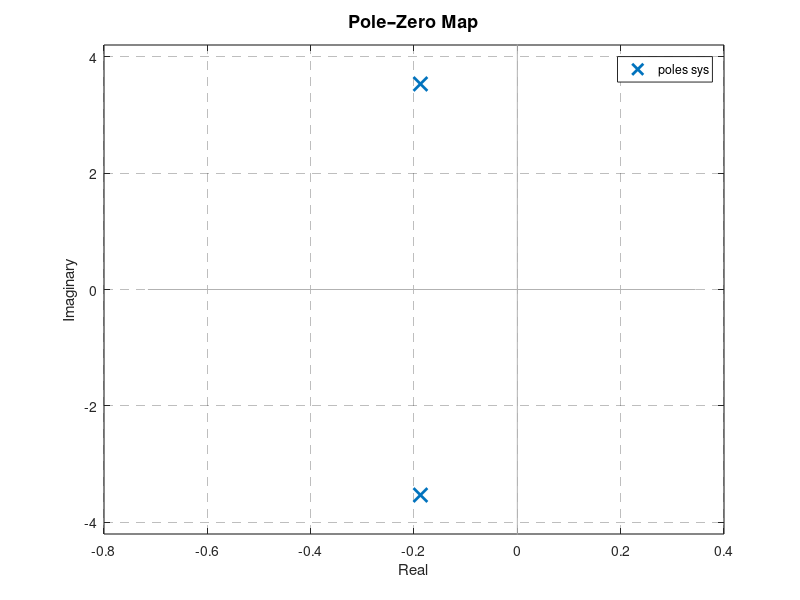
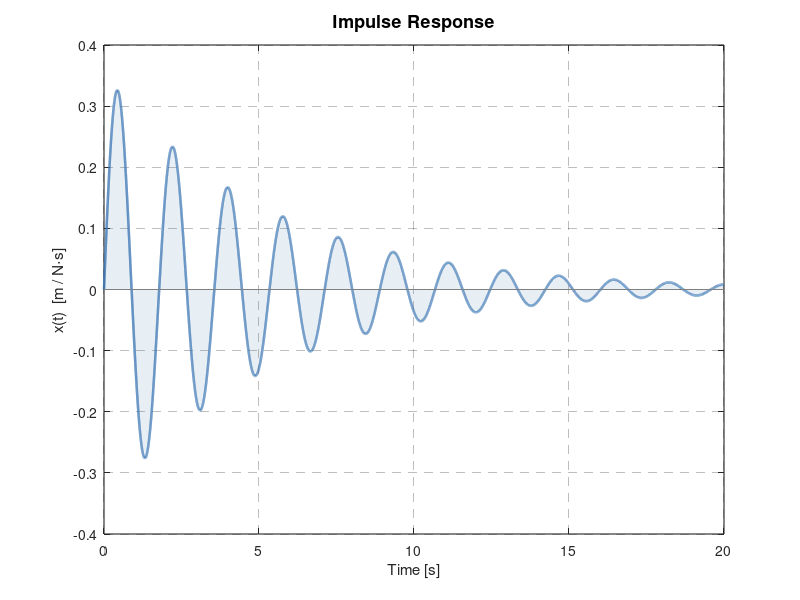

Write MATLAB code to recreate these figures, in order.
% Pole plot and impulse response for mass-spring-damper
% G(s) = 1 / (m*s^2 + c*s + k)

pkg load control;

m = 0.8;
k = 10.0;
c = 0.3;

num = 1;
den = [m, c, k];

sys = tf(num, den);
p = roots(den);
fprintf('Poles: %.4f %+.4fj,  %.4f %+.4fj\n', ...
	real(p(1)), imag(p(1)), real(p(2)), imag(p(2)));

W = 560;
H = 420;
xl = [-0.8 0.4];
yl = [-4.2  4.2];

% --- Pole plot ---
fig1 = figure(1);
set(fig1, 'Position', [100 100 W H]);

pzmap(sys);
ax1 = gca();
set(ax1, 'GridAlpha', 0.3, 'GridLineStyle', '--', ...
	'FontSize', 10, 'Box', 'on', 'LineWidth', 0.8, ...
	'XLim', xl, 'YLim', yl);
title('\bfPole–Zero Map', 'FontSize', 13, 'FontWeight', 'bold', 'Interpreter', 'tex');
xlabel('Real', 'FontSize', 11);
ylabel('Imaginary', 'FontSize', 11);
print('../outputs/pole_plot.svg', '-dsvg');

% --- Impulse response ---
t = 0:1e-3:20;
[y, t_out] = impulse(sys, t);

fig2 = figure(2);
set(fig2, 'Position', [700 100 W H]);

ax2 = axes();
hold on;

fill([t_out; flipud(t_out)], [y; zeros(size(y))], ...
	[0.27 0.51 0.71], 'FaceAlpha', 0.13, 'EdgeColor', 'none', 'HandleVisibility', 'off');
plot(t_out, y, 'Color', [0.22 0.45 0.70], 'LineWidth', 1.8);
plot(xlim, [0 0], 'Color', [0.5 0.5 0.5], 'LineWidth', 0.7, 'HandleVisibility', 'off');

xlabel('Time [s]', 'FontSize', 11);
ylabel('x(t)  [m / N\cdots]', 'FontSize', 11, 'Interpreter', 'tex');
title('\bfImpulse Response', 'FontSize', 13, 'FontWeight', 'bold', 'Interpreter', 'tex');
grid on;
set(ax2, 'GridAlpha', 0.3, 'GridLineStyle', '--', ...
	'FontSize', 10, 'Box', 'on', 'LineWidth', 0.8, 'XLim', [0 20]);
hold off;
print('../outputs/impulse_response.svg', '-dsvg');
